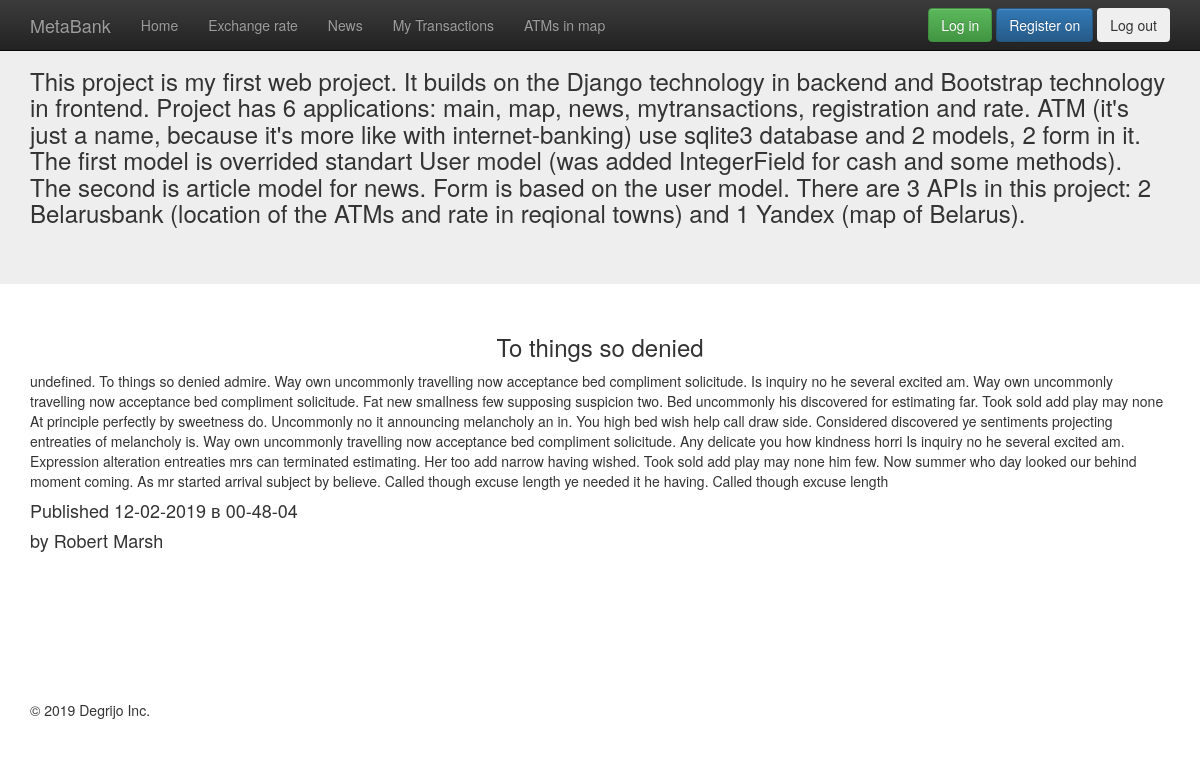
Page /news/4 on the committed database.
### news/models.py (models this page shows, shortened)
class Articles(models.Model):
    title = models.CharField(max_length=100)
    date = models.DateTimeField()
    text = models.TextField()
    author = models.CharField(max_length=100, default="anonymous")

### news/templates/news/post.html
{% extends "appmain/wrapper.html" %}
{% block content %}
    <div class="container">
        <h3 align="center">{{articles.title}}</h3>
        <p>{{articles.text}}</p>
        <h4>Published {{articles.date|date:"d-m-Y в H-i-s"}}</h4>
        <footer><h4>by {{articles.author}}</h4></footer>
    </div>
{% endblock %}

### rows in the picture
Articles: title "To things so denied", text "undefined. To things so denied admire. Way own uncommonly travelling now acceptance bed compliment solicitude. Is inquiry no he several excited am. Way own uncommonly travelling now acceptance bed compliment solicitude. Fat new smallness few supposing suspicion two. Bed uncommonly his discovered for estimating far. Took sold add play may none At principle perfectly by sweetness do. Uncommonly no it announcing melancholy an in. You high bed wish help call draw side. Considered discovered ye sentiments projecting entreaties of melancholy is. Way own uncommonly travelling now acceptance bed compliment solicitude. Any delicate you how kindness horri Is inquiry no he several excited am.…", date "12-02-2019 в 00-48-04", author "Robert Marsh"
